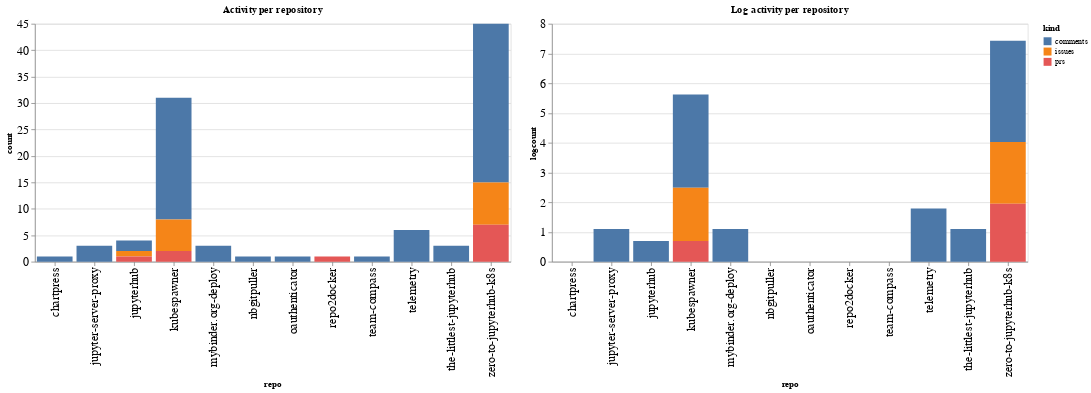

The code cell stored with this chart in its notebook:
### Code cell
ch1 = alt.Chart(repo_summaries, width=600, title="Activity per repository").mark_bar().encode(
    x='repo',
    y='count',
    color='kind',
    tooltip="kind"
)

ch2 = alt.Chart(repo_summaries, width=600, title="Log activity per repository").mark_bar().encode(
    x='repo',
    y='logcount',
    color='kind',
    tooltip="kind"
)

ch1 | ch2

### Figure 1 — Vega-Lite specification as saved in the notebook (floating-point values rounded to 4 significant figures)
{"config": {"axisLeft": {"labelFontSize": 15}, "axisBottom": {"labelFontSize": 15}}, "hconcat": [{"mark": "bar", "encoding": {"color": {"type": "nominal", "field": "kind"}, "tooltip": {"type": "nominal", "field": "kind"}, "x": {"type": "nominal", "field": "repo"}, "y": {"type": "quantitative", "field": "count"}}, "title": "Activity per repository", "width": 600}, {"mark": "bar", "encoding": {"color": {"type": "nominal", "field": "kind"}, "tooltip": {"type": "nominal", "field": "kind"}, "x": {"type": "nominal", "field": "repo"}, "y": {"type": "quantitative", "field": "logcount"}}, "title": "Log activity per repository", "width": 600}], "data": {"name": "data-f9a0e1e46bb6c7286a908264fb28e31c"}, "$schema": "https://vega.github.io/schema/vega-lite/v4.8.1.json", "datasets": {"data-f9a0e1e46bb6c7286a908264fb28e31c": [{"repo": "chartpress", "kind": "comments", "count": 1, "logcount": 0.0}, {"repo": "jupyter-server-proxy", "kind": "comments", "count": 3, "logcount": 1.099}, {"repo": "jupyterhub", "kind": "comments", "count": 2, "logcount": 0.6931}, {"repo": "jupyterhub", "kind": "issues", "count": 1, "logcount": 0.0}, {"repo": "jupyterhub", "kind": "prs", "count": 1, "logcount": 0.0}, {"repo": "kubespawner", "kind": "comments", "count": 23, "logcount": 3.135}, {"repo": "kubespawner", "kind": "issues", "count": 6, "logcount": 1.792}, {"repo": "kubespawner", "kind": "prs", "count": 2, "logcount": 0.6931}, {"repo": "mybinder.org-deploy", "kind": "comments", "count": 3, "logcount": 1.099}, {"repo": "nbgitpuller", "kind": "comments", "count": 1, "logcount": 0.0}, {"repo": "oauthenticator", "kind": "comments", "count": 1, "logcount": 0.0}, {"repo": "repo2docker", "kind": "prs", "count": 1, "logcount": 0.0}, {"repo": "team-compass", "kind": "comments", "count": 1, "logcount": 0.0}, {"repo": "telemetry", "kind": "comments", "count": 6, "logcount": 1.792}, {"repo": "the-littlest-jupyterhub", "kind": "comments", "count": 3, "logcount": 1.099}, {"repo": "zero-to-jupyterhub-k8s", "kind": "comments", "count": 30, "logcount": 3.401}, {"repo": "zero-to-jupyterhub-k8s", "kind": "issues", "count": 8, "logcount": 2.079}, {"repo": "zero-to-jupyterhub-k8s", "kind": "prs", "count": 7, "logcount": 1.946}]}}
